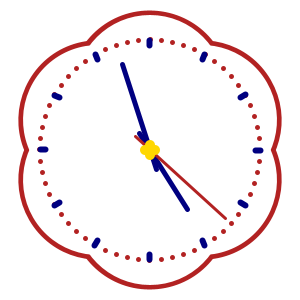
Frame 1 (no input)
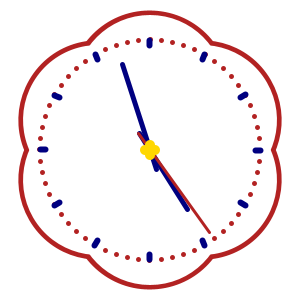
Frame 60 (the mouse pressed at the canvas centre just before this capture)
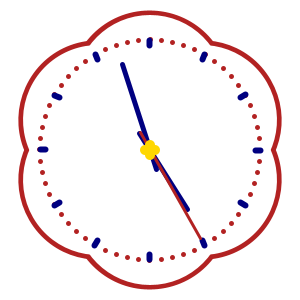
Frame 120 (the mouse held since frame 60 and released just before this capture)

The Processing sketch that drew these frames (run headless with seeded random() and noise(); from frame 60 on, the mouse is pressed at the canvas centre):

// Processing sketch: processing_185775
// ── processing_185775.pde

void setup(){
  size(300,300);
  background(255);
}

void draw(){
  background(255);
  translate(width/2, height/2);
  
   for(int a= -90; a<270; a=a+60){
    pushMatrix();
    strokeWeight(10);
    stroke(#B22222);
    rotate(radians(a));
    noFill();
    ellipse(60,0,150,150);
    popMatrix();
  }
  
  for(int b= -90; b<270; b=b+60){
    pushMatrix();
    noStroke();
    fill(255);
    rotate(radians(b));
    ellipse(60,0,150,150);
    popMatrix();
  }
  
  //Das Ziffernblatt
  for (int i = -90; i<270; i=i+6){
    pushMatrix();
    strokeWeight(5);
    stroke(#B22222);
    rotate(radians(i));
    point(110,0);
    popMatrix();  
  }
  //Die dicken Punkte des Zifferblatts 
  for(int d= -90; d<270; d=d+30){
      pushMatrix();
      strokeWeight(6);
      stroke(#000080);     
      rotate(radians(d));
      line(110,0, 105, 0);
      popMatrix();
    }
  
  //Stundezeiger
  strokeWeight(5);
  stroke(#000080);
  pushMatrix();
  rotate(radians(hour()*30-90+minute()/2));
  line(-20,0,70,0);
 
  popMatrix();
  
  //Minutenzeiger
  strokeWeight(5);
  stroke(#000080);
  pushMatrix();
  rotate(radians(minute()*6-90));
  line(-20,0,90,0);
  popMatrix();
  
  //Sekundenzeiger
  strokeWeight(3);
  stroke(#B22222);
  pushMatrix();
  rotate(radians(second()*6-90));
  line(-20,0,102,0);
  strokeWeight(6);
  stroke(0);
  popMatrix();

  //Das Mittelpunkt
  for(int e= -90; e<270; e=e+90){
    pushMatrix();
    noStroke();
    fill(#FFD700);
    rotate(radians(e));
    ellipse(5,0,10,10);
    popMatrix();
  }
}
